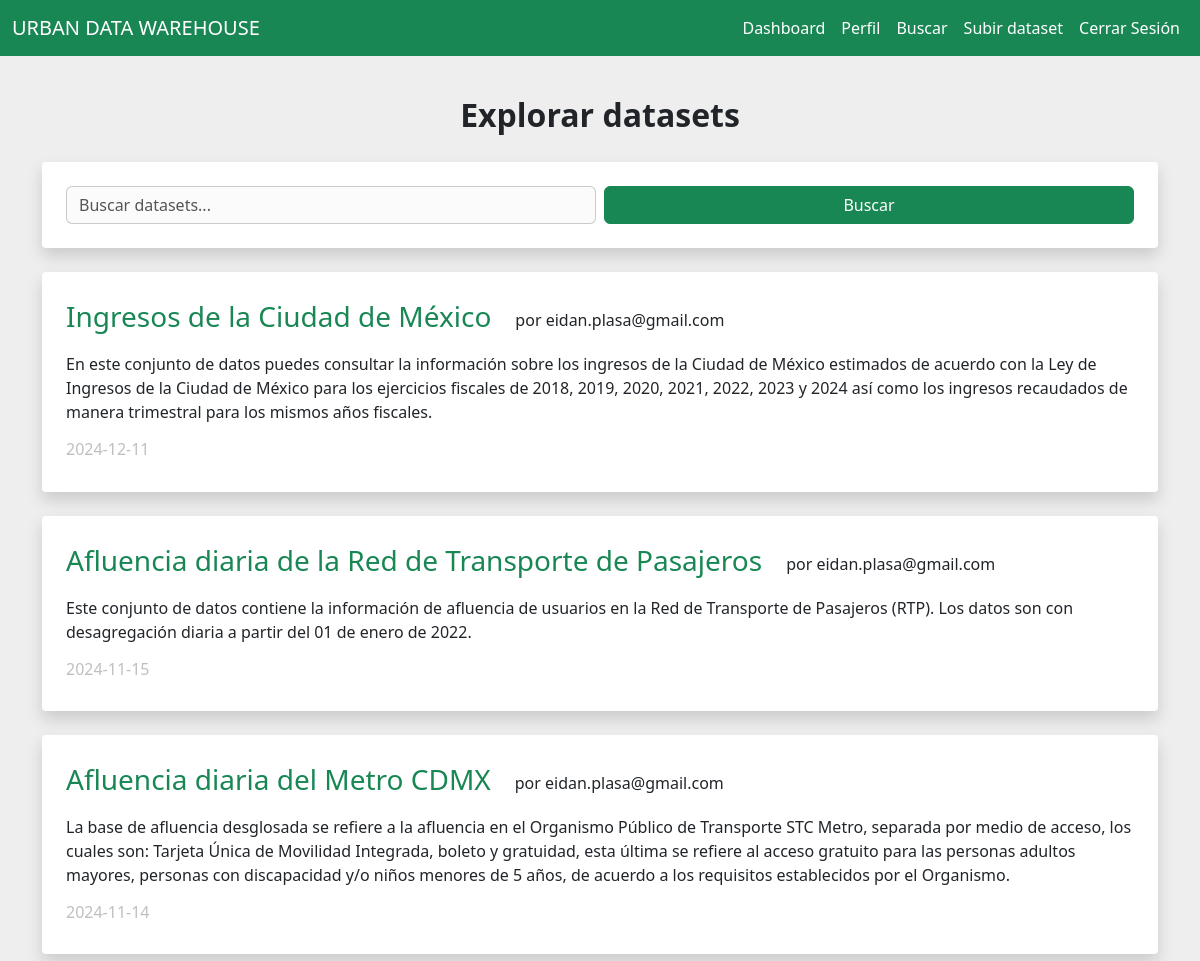
The page /search (signed in, upper part) on the database as committed earlier.
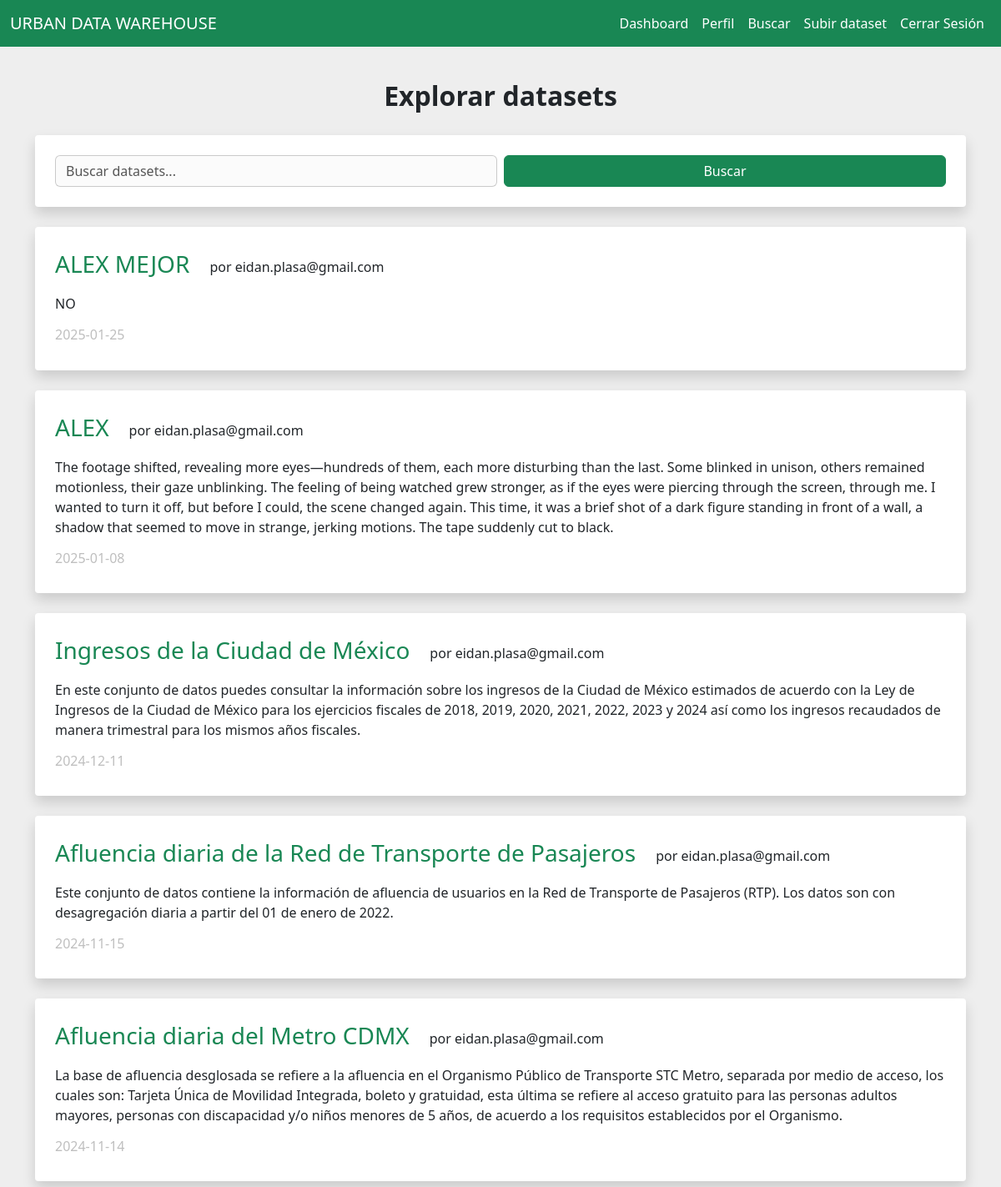
The same page on the database as committed later.
### tables this page shows
CREATE TABLE datasets (
            id INTEGER PRIMARY KEY AUTOINCREMENT,
            user_id INTEGER NOT NULL,
            name TEXT NOT NULL,
            description TEXT,
            upload_date DATE NOT NULL,
            tag TEXT,
            size REAL,
            has_report BOOLEAN NOT NULL,
            FOREIGN KEY(user_id) REFERENCES users(id)
        );

CREATE TABLE users (
            id INTEGER PRIMARY KEY AUTOINCREMENT,
            username TEXT NOT NULL UNIQUE,
            password_hash TEXT NOT NULL
        );

### routes.py (the view)
@app.route('/search', methods=['GET', 'POST'])
@login_required
def search():
    db = get_db()
    cursor = db.cursor()
    search_query = ""
    if request.method == 'POST':
        search_query = request.form.get('search', '').strip()
    if search_query:
        cursor.execute('''
            SELECT datasets.id, datasets.name, datasets.description, datasets.upload_date, datasets.tag, datasets.size, users.username
            FROM datasets
            JOIN users ON datasets.user_id = users.id
            WHERE datasets.name LIKE ? OR datasets.description LIKE ? OR datasets.tag LIKE ?
            ORDER BY datasets.upload_date DESC
        ''', (f'%{search_query}%', f'%{search_query}%', f'%{search_query}%'))
    else:
        cursor.execute('''
            SELECT datasets.id, datasets.name, datasets.description, datasets.upload_date, datasets.tag, datasets.size, users.username
            FROM datasets
            JOIN users ON datasets.user_id = users.id
            ORDER BY datasets.upload_date DESC
        ''')
    datasets = cursor.fetchall()
    tags_vistos = session.get('viewed_tags', [])
    recomendaciones_tags = obtener_recomendaciones(tags_vistos, top_n=5)
    if recomendaciones_tags:
        def score(ds):
            dataset_tags = ds[4].split(',')
            dataset_tags = [t.strip().lower() for t in dataset_tags]
            return sum(1 for t in dataset_tags if t in recomendaciones_tags)
        datasets = sorted(datasets, key=score, reverse=True)
    return render_template('browse.html', datasets=datasets, search_query=search_query, recomendaciones_tags=recomendaciones_tags)

### __init__.py (called while the page is built)
def get_db():
    db = getattr(g, '_database', None)
    if db is None:
        db = g._database = sqlite3.connect(DATABASE)
    return db

@app.teardown_appcontext
def close_connection(exception):
    db = getattr(g, '_database', None)
    if db is not None:
        db.close()

### models.py (called while the page is built)
@login_manager.user_loader
def load_user(user_id):
    return User.get(user_id)

    @staticmethod
    def get(user_id):
        db = get_db()
        cursor = db.cursor()
        cursor.execute("SELECT * FROM users WHERE id = ?", (user_id,))
        user = cursor.fetchone()
        if not user:
            return None
        return User(id=user[0], username=user[1], password_hash=user[2])

### routes.py (called while the page is built, shortened)
def obtener_recomendaciones(tags_vistos, top_n=5):
    if len(tags_vistos) < 2:
        return []

@app.context_processor
def inject_js_files():
    js_folder = os.path.join(app.static_folder, 'js', 'choices')
    js_files = [f'js/choices/{file}' for file in os.listdir(js_folder) if file.endswith('.js')]
    return {'choices_js_files': js_files}

### templates/browse.html (shortened to what this page needs)
{% extends "base.html" %}
{% block content %}
<div class="row justify-content-center">
    <div class="d-flex justify-content-center">
        <h2 class="fw-bold mt-3 mb-4">Explorar datasets</h2>
    </div>
    <div class="col-md-12">
        <div class="shadow rounded-1 bg-white mt-1">
            <form method="POST" action="{{ url_for('search') }}">
                <br/>
                <div class="d-flex align-items-center ms-4 me-4">
                    <input type="text" class="form-control mi-input custom-input me-2 flex-grow-1"
                           id="search" name="search" value="{{ search_query }}" placeholder="Buscar datasets...">
                    <button type="submit" class="btn btn-success gordito ojo">Buscar</button>
                </div>
                <br/>
            </form>
        </div>
        {% if datasets %}
            {% for ds in datasets %}
                <div class="shadow rounded-1 bg-white mt-4 ojo">
                    <br>
                    <div class="ms-4 me-4 mt-1 mb-2">
                        <div class="d-flex">
                            <h3 class="iverde"><a href="{{ url_for('view', dataset_id=ds[0]) }}" class="text-decoration-none text-success">{{ ds[1] }}</a></h3>
                            <p class="ms-4 mt-2">por {{ ds[6] }}</p>
                        </div>
                        <div class="mb-1 mt-1">
                            <p>{{ ds[2] }}</p>
                            <h6 class="mt-3 igris">{{ ds[3] }}</h6>
                        </div>
                    </div>
                    <br>
                </div>
            {% endfor %}
        {% endif %}
    </div>
</div>
{% endblock %}

### templates/base.html (shortened to what this page needs)
<!DOCTYPE html>
<html lang="es">
  <head>
    <link
      href="https://cdn.jsdelivr.net/npm/bootstrap@5.3.0/dist/css/bootstrap.min.css"
      rel="stylesheet"
    />
    <link
      rel="stylesheet"
      type="text/css"
      href="{{ url_for('static', filename='basic.css') }}"
    />
    <link
      href="https://cdn.jsdelivr.net/npm/sweetalert2@11.14.5/dist/sweetalert2.min.css"
      rel="stylesheet"
    />
    <link rel="stylesheet" href="https://cdnjs.cloudflare.com/ajax/libs/font-awesome/6.7.1/css/all.min.css" />
  </head>
  <body>
    <nav class="navbar navbar-expand-lg navbar-light bg-success">
      <div class="container-fluid">
        <a class="navbar-brand text-white" href="{{ url_for('index') }}"
          >URBAN DATA WAREHOUSE</a
        >
        <div class="collapse navbar-collapse">
          <ul class="navbar-nav ms-auto">
            {% if current_user.is_authenticated %}
            <li class="nav-item">
              <a class="nav-link text-white ojo" href="{{ url_for('dashboard') }}"
                >Dashboard</a
              >
            </li>
            <li class="nav-item">
              <a class="nav-link text-white ojo" href="{{ url_for('profile') }}"
                >Perfil</a
              >
            </li>
            <li class="nav-item">
              <a class="nav-link text-white ojo" href="{{ url_for('search') }}"
                >Buscar</a
              >
            </li>
            <li class="nav-item">
              <a class="nav-link text-white ojo" href="{{ url_for('upload') }}"
                >Subir dataset</a
              >
            </li>
            <li class="nav-item">
              <a class="nav-link text-white ojo" href="{{ url_for('logout') }}"
                >Cerrar Sesión</a
              >
            </li>
            {% endif %}
          </ul>
        </div>
      </div>
    </nav>
    <div class="container mt-4">
       {% block content %}{% endblock %}
    </div>
  </body>
</html>

### static/basic.css (style rules this page uses)
:root { --principal: #03b600; --principal2:rgba(255, 255, 255, 0.256)d; --principallight: #5cab60d7; --secundario: #00b41e; --secundariolight: #63de7b6a; }
body { margin: 0; padding: 0; overflow-x: hidden; background-color: #eeeeee; }
.navbar { width: 100%; margin: 0; }
.gordito { width: 100%; }
.igris { color: #bfbfbf; }
.iverde { color: #00b436; }
.custom-input { background-color: #f7f7f77a; color: #000000ac; border-color: #acacaca2; }

Rows that differ between the two databases and show on the page:
added datasets: name "ALEX MEJOR", username "eidan.plasa@gmail.com", description "NO", upload_date "2025-01-25"
added datasets: name "ALEX", username "eidan.plasa@gmail.com", description "The footage shifted, revealing more eyes—hundreds of them, each more disturbing than the last. Some blinked in unison, others remained motionless, their gaze unblinking. The feeling of being watched grew stronger, as if the eyes were piercing through the screen, through me. I wanted to turn it off, but before I could, the scene changed again. This time, it was a brief shot of a dark figure standing in front of a wall, a shadow that seemed to move in strange, jerking motions. The tape suddenly cut to black.", upload_date "2025-01-08"
